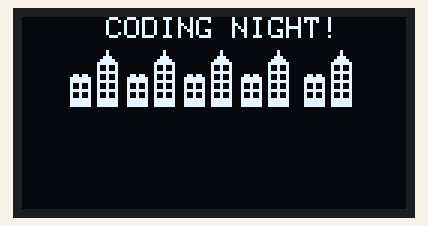
This sketch was run on a simulated Arduino Uno, built with avr-gcc and run on an emulated ATmega328P. Shown: 128×64 one-colour display.

Above: at 0.1 s.
At 2.1 s:
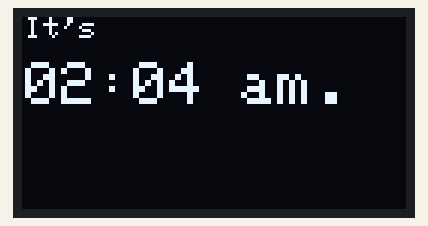

Measured:
- what the display in image 1 shows lasts 2.0 s, from 2.1 s to 4.1 s

The sketch:

DisplayDemo_OLED_SSD1306.ino
```cpp
#include <SPI.h>
#include <Wire.h>
#include <Adafruit_GFX.h>
#include <Adafruit_SSD1306.h>
#include "CityBitmap.h"

#define OLED_RESET 4
Adafruit_SSD1306 display(OLED_RESET);

void drawBitmap() {
  display.clearDisplay();
  display.setTextColor(WHITE);
  display.setTextSize(1);
  display.setCursor(28, 0);
  display.println("CODING NIGHT!");
  display.drawBitmap(13, 0, cityBitmap, 100, 30, WHITE);
  display.display();
}

void drawText() {
  display.clearDisplay();
  display.setTextSize(1);
  display.setCursor(1,0);
  display.println("It's");

  display.setCursor(1,15);
  display.setTextSize(2);
  display.println("02:04 am.");
  display.display();
}

void setup()   {
  display.begin(SSD1306_SWITCHCAPVCC, 0x3C);
}

void loop() {
  drawBitmap();
  delay(2000);

  drawText();
  delay(2000);
}
```

Source omitted: CityBitmap.h (data table, 1814 bytes)
